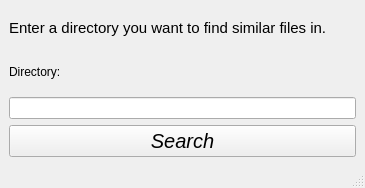
<?xml version="1.0" encoding="UTF-8"?>
<ui version="4.0">
 <class>MainWindow</class>
 <widget class="QMainWindow" name="MainWindow">
  <property name="geometry">
   <rect>
    <x>0</x>
    <y>0</y>
    <width>365</width>
    <height>188</height>
   </rect>
  </property>
  <property name="windowTitle">
   <string>MainWindow</string>
  </property>
  <widget class="QWidget" name="centralwidget">
   <layout class="QVBoxLayout" name="verticalLayout">
    <item>
     <widget class="QLabel" name="label_2">
      <property name="font">
       <font>
        <pointsize>11</pointsize>
       </font>
      </property>
      <property name="text">
       <string>Enter a directory you want to find similar files in.</string>
      </property>
     </widget>
    </item>
    <item>
     <widget class="QLabel" name="label">
      <property name="text">
       <string>Directory:</string>
      </property>
     </widget>
    </item>
    <item>
     <widget class="QLineEdit" name="lineEdit"/>
    </item>
    <item>
     <widget class="QPushButton" name="button">
      <property name="font">
       <font>
        <pointsize>15</pointsize>
        <italic>true</italic>
       </font>
      </property>
      <property name="text">
       <string>Search</string>
      </property>
     </widget>
    </item>
   </layout>
  </widget>
  <widget class="QMenuBar" name="menubar">
   <property name="geometry">
    <rect>
     <x>0</x>
     <y>0</y>
     <width>365</width>
     <height>27</height>
    </rect>
   </property>
  </widget>
  <widget class="QStatusBar" name="statusbar"/>
 </widget>
 <resources/>
 <connections/>
</ui>
